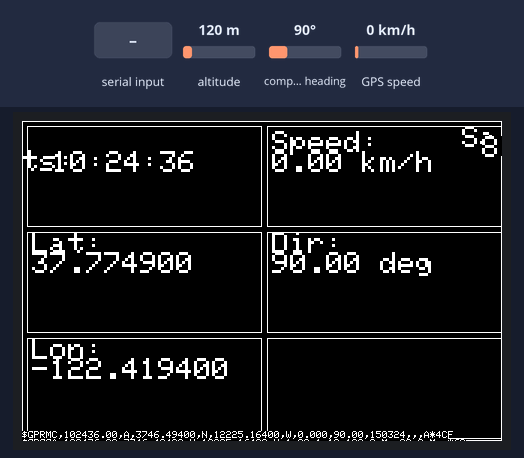
Recording of a program running on a simulated ESP32. Parts: 480×320 colour display. The test bench sets the inputs (shaded band); at power-on: altitude 120 m, compass heading 90°, GPS speed 0 km/h. The GPS gets a fix after 3 s at 37.7749, -122.4194 with 8 satellites; what the program prints to the serial monitor is not drawn.

Above: at 6.6 s.
6.7 s: altitude set to 500 m
At 9.4 s:
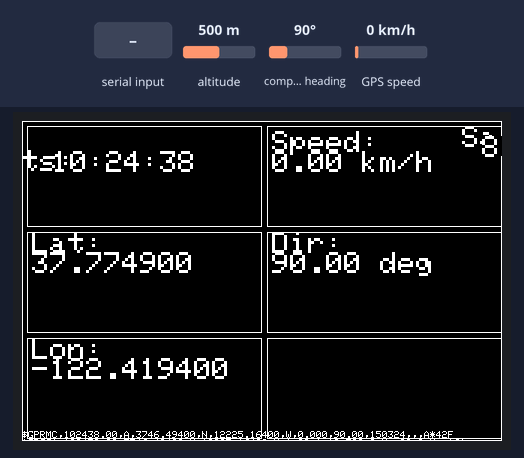
10.3 s: compass heading set to 269°
At 11.4 s:
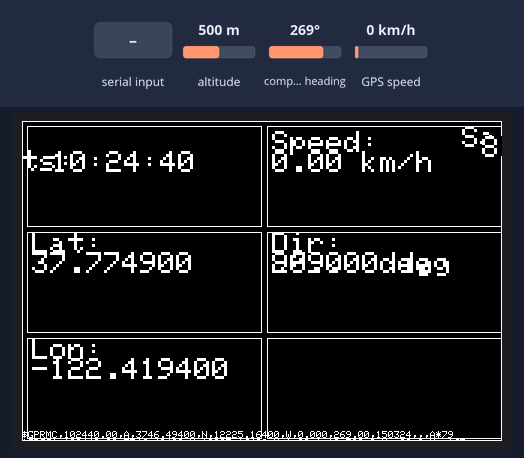
12.3 s: GPS speed set to 3 km/h
At 13.4 s:
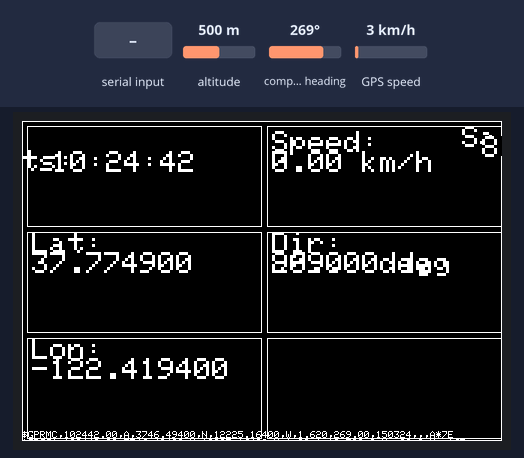
14.3 s: altitude set to 20 m
At 15.4 s:
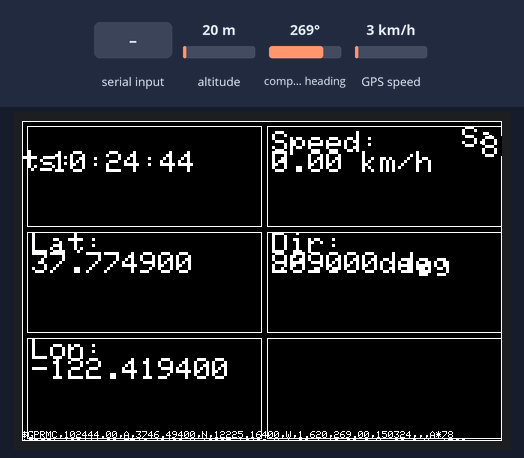
16.1 s: "1" received over the second serial link
At 16.41 s:
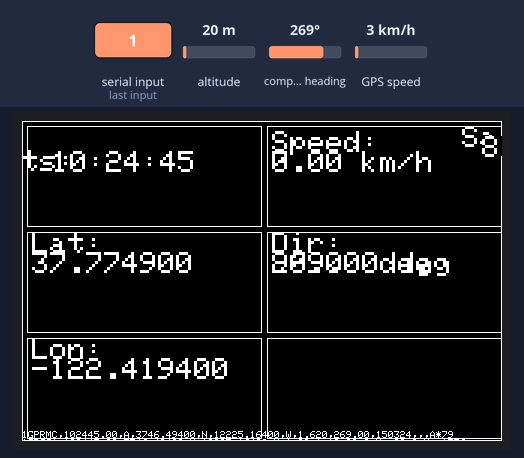
Timing chart, 0 to 18.7 s (numbered marks = the images above; inputs shaded):
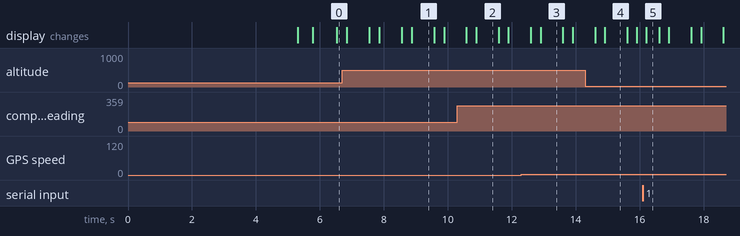

The program:

main.cpp
```cpp
#include <Arduino.h>
#include <TFT_eSPI.h> // Hardware-specific library
#include <SPI.h>
#include <TinyGPS++.h>

TFT_eSPI tft = TFT_eSPI();       // Invoke custom library
TinyGPSPlus gps;

#define RXD2 16
#define TXD2 17

String receivedData = ""; // Define receivedData as a global variable
static int prevHour = -1;
static int prevMinute = -1;
static int prevSecond = -1;

void displayInfo() {
  //tft.fillScreen(TFT_BLACK);
  tft.setTextSize(3);
  tft.setTextColor(TFT_WHITE);

  // Draw main frame
  tft.drawRect(0, 0, tft.width(), tft.height(), TFT_WHITE);

  // Draw boxes for each value
  int boxWidth = tft.width() / 2 - 5;
  int boxHeight = tft.height() / 3 - 5;

  for (int i = 0; i < 2; i++) {
    for (int j = 0; j < 3; j++) {
      tft.drawRect(5 + i * (boxWidth + 5), 5 + j * (boxHeight + 5), boxWidth, boxHeight, TFT_WHITE);
    }
  }

  // Display UTC Time
  if (gps.time.isValid()) {
    int currentHour = gps.time.hour();
    int currentMinute = gps.time.minute();
    int currentSecond = gps.time.second();

    if (currentHour != prevHour || currentMinute != prevMinute || currentSecond != prevSecond) {
      // Clear previous time by writing it in background color
      tft.setTextColor(TFT_BLACK);
      tft.setCursor(30, 30);
      if (prevHour < 10) tft.print('0');
      tft.print(prevHour);
      tft.print(':');
      if (prevMinute < 10) tft.print('0');
      tft.print(prevMinute);
      tft.print(':');
      if (prevSecond < 10) tft.print('0');
      tft.print(prevSecond);

      // Write new time in white
      tft.setTextColor(TFT_WHITE);
      tft.setCursor(30, 30);
      if (currentHour < 10) tft.print('0');
      tft.print(currentHour);
      tft.print(':');
      if (currentMinute < 10) tft.print('0');
      tft.print(currentMinute);
      tft.print(':');
      if (currentSecond < 10) tft.print('0');
      tft.print(currentSecond);
    }

    // Update previous time
    prevHour = currentHour;
    prevMinute = currentMinute;
    prevSecond = currentSecond;
  }

    // Display number of satellites
  tft.setCursor(tft.width() - 40, 5);
  tft.print("Sats:");

  tft.fillRect(tft.width() - 20, 15, boxWidth - 20, 20, TFT_BLACK);

  tft.setCursor(tft.width() - 20, 15);
  tft.print(gps.satellites.value());

  // Display Latitude
  if (gps.location.isValid()) {
    tft.setCursor(10, boxHeight + 10);
    tft.print("Lat:");
    tft.setCursor(10, boxHeight + 30);
    tft.print(gps.location.lat(), 6);
  }

  // Display Longitude
  if (gps.location.isValid()) {
    tft.setCursor(10, 2 * boxHeight + 15);
    tft.print("Lon:");
    tft.setCursor(10, 2 * boxHeight + 35);
    tft.print(gps.location.lng(), 6);
  }

  // Display Speed
  if (gps.speed.isValid()) {
    tft.setCursor(boxWidth + 15, 10);
    tft.print("Speed:");
    tft.setCursor(boxWidth + 15, 30);
    tft.print(gps.speed.kmph());
    tft.print(" km/h");
  }

  // Display Direction
  if (gps.course.isValid()) {
    tft.setCursor(boxWidth + 15, boxHeight + 10);
    tft.print("Dir:");
    tft.setCursor(boxWidth + 15, boxHeight + 30);
    tft.print(gps.course.deg());
    tft.print(" deg");
  }
}


void setup() {
//Setup the serial port
  Serial.begin(115200);
  Serial2.begin(9600, SERIAL_8N1, RXD2, TXD2);

//Setup the display
  tft.begin();
  tft.setRotation(1);
  tft.fillScreen(TFT_BLACK);

    // Print display sizes
  Serial.println("Display sizes:");
  Serial.print("Width: ");
  Serial.println(tft.width());
  Serial.print("Height: ");
  Serial.println(tft.height());

  // Display startup text
  tft.setTextColor(TFT_WHITE, TFT_BLACK);
  tft.setTextSize(3);
  tft.setTextDatum(MC_DATUM);
  tft.drawString("Kafkar GPS 2.0", tft.width() / 2, tft.height() / 2);

  // Wait for 5 seconds
  delay(5000);

  // Clear the screen
  tft.fillScreen(TFT_BLACK);
}

void loop() { //Choose Serial1 or Serial2 as required
  receivedData = ""; // Clear previous data
  while (Serial2.available()) {
    char c = Serial2.read();
    receivedData += c;
    gps.encode(c);
    Serial.print(c);
  }

   if (gps.charsProcessed() > 0) {
    displayInfo();
        // Print received data at the bottom of the screen
    tft.setTextSize(1);
    tft.setTextColor(TFT_WHITE, TFT_BLACK);
    tft.setCursor(0, tft.height() - 10);
    tft.print(receivedData);
  }

}
```

Measured:
- what the display in image 1 shows lasts 0.7 s, from 8.9 s to 9.6 s
- what the display in image 5 shows lasts 0.4 s, from 16.2 s to 16.6 s
